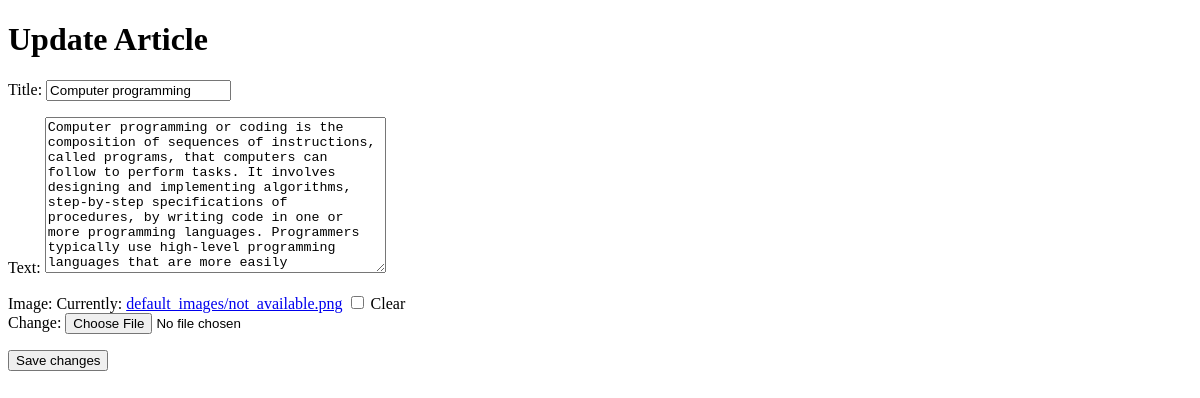
Page /blogs/articles/1/update/ (signed in) on the earlier database version.
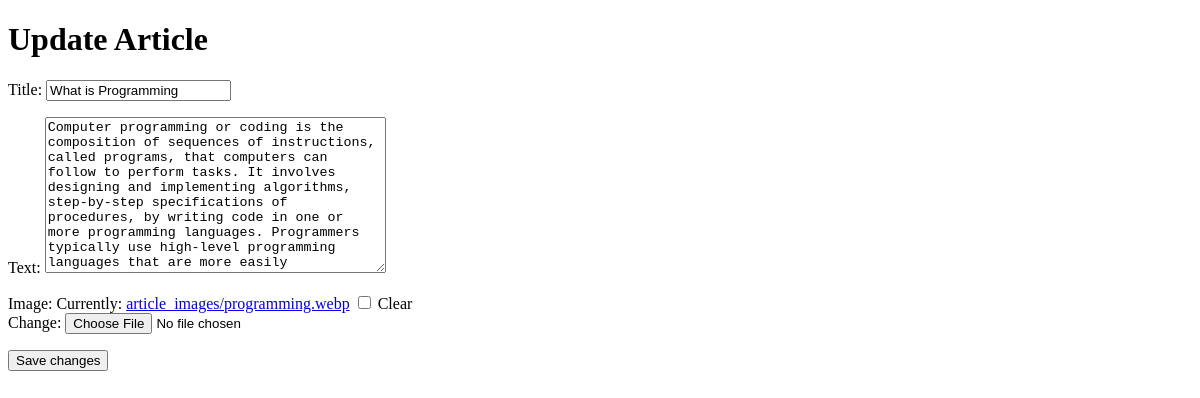
Same page on the later database version.
### blogs/models.py (models this page shows, shortened)
class Articles(models.Model):
    title = models.CharField(max_length=256, blank=True, null=True)
    author = models.ForeignKey(settings.AUTH_USER_MODEL, on_delete=models.CASCADE)
    category = models.ForeignKey(Category, on_delete=models.CASCADE)
    text = models.TextField(blank=True, null=True)
    star_given = models.IntegerField(
        default=0,
        validators=[
            MinValueValidator(0),
            MaxValueValidator(5)
        ]
    )
    image = models.ImageField(upload_to='article_images/', blank=True, null=True,
                              default='default_images/not_available.png')
    created_at = models.DateTimeField(auto_now_add=True)
    updated_at = models.DateTimeField(auto_now=True)
    class Meta:
        db_table = 'articles'

### blogs/views.py (the view, shortened to what this page needs)
# urls.py: path('articles/<int:pk>/update/', ArticlesUpdateView.as_view(), name='articles-update'),
class ArticlesUpdateView(LoginRequiredMixin, View):
    def get(self, request, pk):
        article = get_object_or_404(Articles, pk=pk)
        if article.author != request.user:
            raise PermissionDenied("You are not allowed to edit this article.")
        update_article_form = ArticlesForm(instance=article)
        context = {
            'update_article_form': update_article_form,
            'article': article
        }
        return render(request, 'blogs/articles_update.html', context=context)

### blogs/forms.py
class ArticlesForm(forms.ModelForm):
    class Meta:
        model = Articles
        fields = ('title', 'text', 'image')

### templates/blogs/articles_update.html (shortened to what this page needs)
<!DOCTYPE html>
<html lang="en">
<head>
</head>
<body>
    <h1>Update Article</h1>
    <form method="post" enctype="multipart/form-data">
        {{ update_article_form.as_p }}
        <button type="submit">Save changes</button>
    </form>
</body>
</html>

Differences in the rows shown:
changed Articles: title "Computer programming" → "What is Programming"
Other differences:
text no longer shown: "Title: Text: Image: Currently: default_images/not_available.png Clear Change:"
text now shown: "Title: Text: Image: Currently: article_images/programming.webp Clear Change:"
